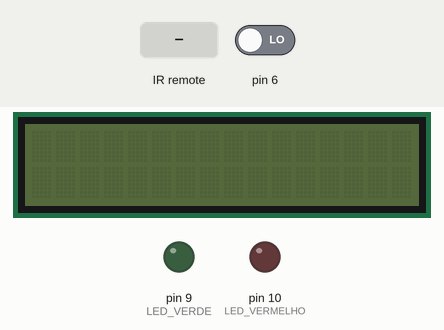
Recording of a sketch running on a simulated Arduino Uno, built with avr-gcc and run on an emulated ATmega328P. Shown: 16×2 character LCD, output pins drawn as LEDs (lit = HIGH). The inputs (shaded band) are chosen by the test bench; at power-on: pin 6 LOW.

Above: at 1.2 s.
1.3 s: infrared code 0xFD08F7 received
At 6.0 s:
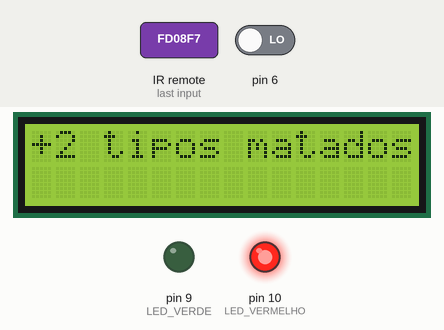
At 8.7 s:
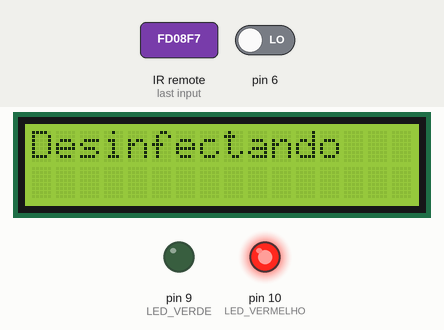
Timing chart, 0 to 10.2 s (numbered marks = the images above; inputs shaded):
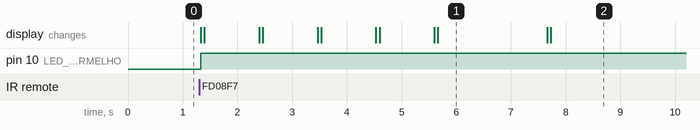

Measured:
- after the input at 1.3 s, pin 10 (LED_VERMELHO): LOW → HIGH at once; the display: first changes at once (image 1 shows a later state)
- what the display in image 1 shows lasts 2.0 s, from 5.7 s to 7.7 s

The sketch:

simulacao_tinkerCad.ino
```cpp
/*

		Autores: Brenda Xavier de Moura
				 Flora Silvério Alexandre
			     Luana Correa dos Santos

      Torre CSX-21 de desinfecção de ambientes por meio de UV
  */

// include the library code:
#include <LiquidCrystal.h>

#include <IRremote.h>

// initialize the library with the numbers of the interface pins
LiquidCrystal lcd(12, 11, 5, 4, 3, 2);

int const PINO_RECEPTOR = 7;
IRrecv receptor(PINO_RECEPTOR);
decode_results valorSaida;

int LED_VERMELHO = 10;
int LED_VERDE = 9;

void setup() {

  Serial.begin(9600);
  pinMode(LED_VERMELHO, OUTPUT);
  pinMode(LED_VERDE, OUTPUT);
  pinMode(6,INPUT);

  //Inicia o receptor
  receptor.enableIRIn();

 // lcd.begin(16, 2);
 // lcd.print("hello, world!");
}

void loop() {
  int sinalPir = digitalRead(6);

   if(sinalPir == 1){
    digitalWrite(LED_VERMELHO, LOW);
      digitalWrite(LED_VERDE, LOW);
      lcd.begin(16, 2);
      lcd.print("Perigo - Parar");
      delay(1000);
      lcd.clear();
  }else{
  lcd.clear();
  }

  if (receptor.decode(&valorSaida)) {

    // Recebe o próximo valor
    receptor.resume();


    if (valorSaida.value == 0xFD00FF){ //power

      //garantindo que todos os led fiquem apagados
      digitalWrite(LED_VERMELHO, LOW);
      digitalWrite(LED_VERDE, LOW);

      lcd.begin(16, 2);
      lcd.print("CSX-21 Ligada");
      delay(500);
      lcd.clear();

      lcd.begin(16, 2);
      lcd.print("Aguardando Acao");
      delay(1000);
      lcd.clear();


    }
     else if(valorSaida.value == 0xFD08F7 ){ //btn 1 braco

      //liga led do braco e mantem torre desligada
      digitalWrite(LED_VERMELHO, HIGH);
      digitalWrite(LED_VERDE, LOW);
      lcd.begin(16, 2);
      lcd.print("Braco - Seguro");
      delay(1000);
      lcd.clear();

       //fungos, bacterias, virus até 1s para matar segundo a tabela de dosagem
      lcd.begin(16, 2);
      lcd.print("37 tipos matados");
      delay(1000);
      lcd.clear();

      //fungos, bacterias, virus até 2s para matar segundo a tabela de dosagem
      lcd.begin(16, 2);
      lcd.print("+8 tipos matados");
      delay(1000);
      lcd.clear();

      //fungos, bacterias, virus até 3s para matar segundo a tabela de dosagem
      lcd.begin(16, 2);
      lcd.print("+2 tipos matados");
      delay(1000);
      lcd.clear();

      //fungos, bacterias, virus até 5s para matar segundo a tabela de dosagem
      lcd.begin(16, 2);
      lcd.print("+2 tipos matados");
      delay(2000);
      lcd.clear();


      //fungos, bacterias, virus até 22s para matar segundo a tabela de dosagem
      lcd.begin(16, 2);
      lcd.print("Desinfectando");
      delay(8000);
      lcd.clear();
      lcd.print("59 tps tabela ok");

      lcd.clear();
      lcd.print("Finalizado");
      delay(1000);
      lcd.clear();
    }
    else if (valorSaida.value == 0xFD8877) { //btn 2 torre
      //liga torre e mantem braco desligado
      digitalWrite(LED_VERDE, HIGH);
      digitalWrite(LED_VERMELHO, LOW);
      lcd.begin(16, 2);
      lcd.print("Torre - Segura");
      delay(1000);
      lcd.clear();

    }else if (valorSaida.value == 0xFD48B7){ //btn 3 torre + braco

      //liga torre e mantem braco desligado
      digitalWrite(LED_VERDE, HIGH);
      digitalWrite(LED_VERMELHO, HIGH);
      lcd.begin(16, 2);
      lcd.print("Combo - Seguro");
      delay(1000);
      lcd.clear();


    }else if (valorSaida.value == 0xFD28D7){
      digitalWrite(LED_VERMELHO, LOW);
      digitalWrite(LED_VERDE, LOW);
      lcd.clear();
      lcd.print("Perigo - Parar");
      delay(2000);
    }
  }
  delay(100);


}
 
```
